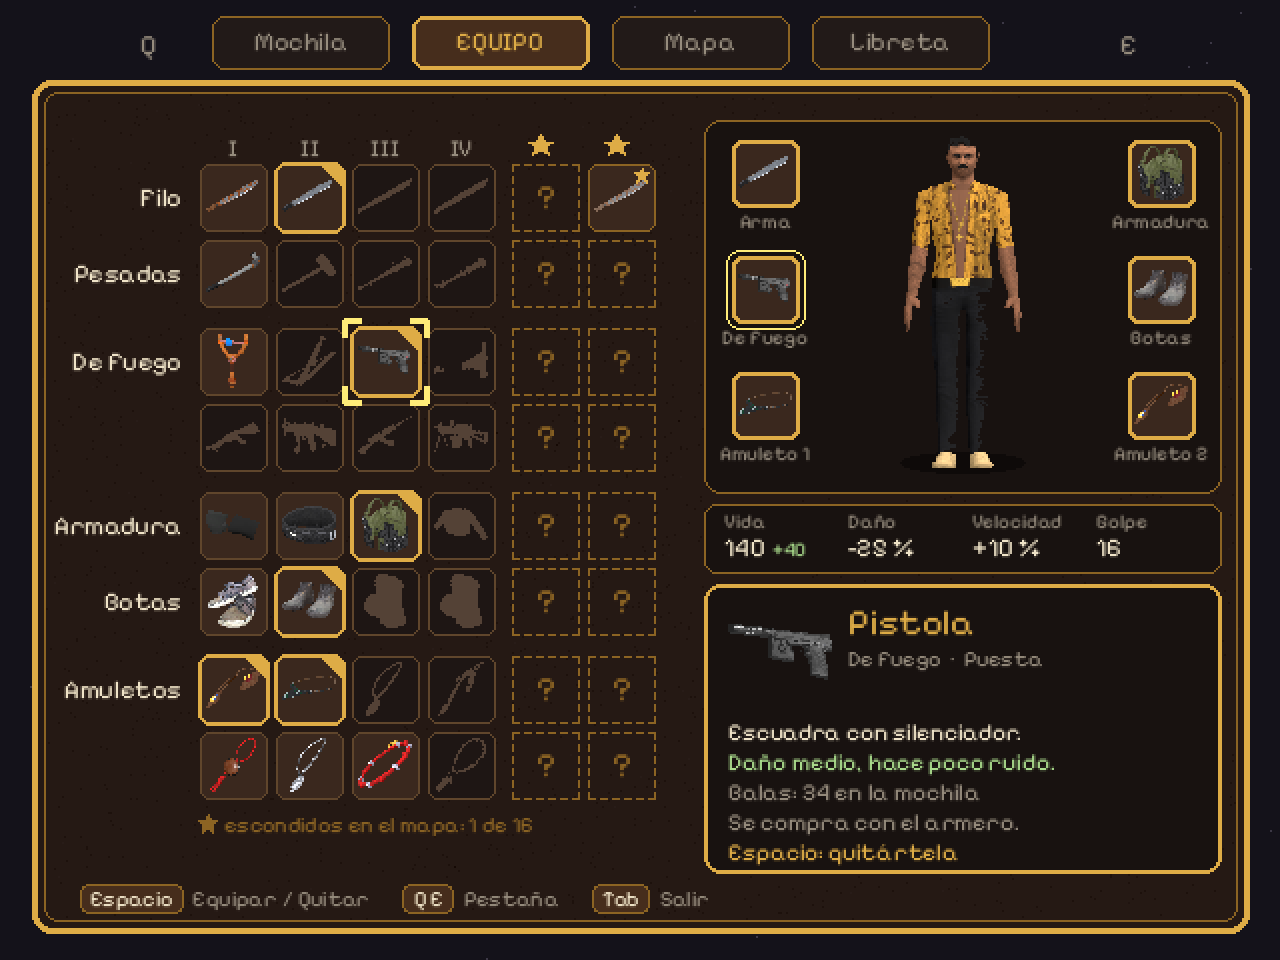

The Python source for this figure:
# Maqueta de la pantalla de Equipo, v3: armas de fuego, dos amuletos y dos escondidos por fila
# (640x480, luego x2 sin suavizar)
import sys, random, math
from PIL import Image, ImageDraw, ImageFont
R, SAL, UI = sys.argv[1], sys.argv[2], sys.argv[3]
W, H = 640, 480
ORO, ORO_OSC, CREMA, GRIS, VERDE = (222, 172, 70), (140, 100, 35), (240, 228, 200), (150, 140, 125), (170, 220, 140)
fuente = lambda t: ImageFont.truetype(R + "/fonts/PixelifySans.ttf", t)
RUTAS = {"la_tinaquera": UI + "/armas/la_tinaquera.png", "la_chicharra": UI + "/armas/la_chicharra.png",
         "la_matraca": UI + "/armas/la_matraca.png"}
for m in ["resortera", "ballesta", "pistola_mk23", "pistola_colt", "cuerno_de_chivo"]:
    RUTAS[m] = R + "/models/armas/%s/preview.png" % m

def ruta(i):
    return RUTAS.get(i, R + "/models/taller/%s/preview.png" % i)

def icono(i, lado, oscuro=False):
    im = Image.open(ruta(i)).convert("RGBA")
    px = im.load()
    fondo = px[2, 2][:3]
    for y in range(im.height):
        for x in range(im.width):
            r, g, b, a = px[x, y]
            if abs(r - fondo[0]) + abs(g - fondo[1]) + abs(b - fondo[2]) < 40:
                px[x, y] = (0, 0, 0, 0)
    im = im.crop(im.getbbox())
    if max(im.width, im.height) > 2.2 * min(im.width, im.height):
        im = im.rotate(40 if im.width > im.height else -40, resample=Image.NEAREST, expand=True)
        im = im.crop(im.getbbox())
    k = lado / max(im.width, im.height)
    im = im.resize((max(1, int(im.width * k)), max(1, int(im.height * k))), Image.NEAREST)
    if oscuro:
        a = im.split()[3]
        im = Image.new("RGBA", im.size, (84, 66, 54, 255))
        im.putalpha(a.point(lambda v: 255 if v > 60 else 0))
    return im

img = Image.new("RGB", (W, H), (20, 18, 26))
d = ImageDraw.Draw(img)
random.seed(3)
for i in range(120):
    d.point((random.randrange(W), random.randrange(H)), fill=(60, 56, 70))
panel = (16, 40, W - 16, H - 14)
cap = Image.new("RGBA", (W, H), (0, 0, 0, 0))
ImageDraw.Draw(cap).rounded_rectangle(panel, 10, fill=(38, 26, 20, 235))
img.paste(cap, (0, 0), cap)
d = ImageDraw.Draw(img)
for i in range(2500):
    x, y = random.randrange(panel[0] + 6, panel[2] - 6), random.randrange(panel[1] + 6, panel[3] - 6)
    img.putpixel((x, y), tuple(max(0, v - 8) for v in img.getpixel((x, y))))
d.rounded_rectangle(panel, 10, outline=ORO, width=3)
d.rounded_rectangle((panel[0] + 6, panel[1] + 6, panel[2] - 6, panel[3] - 6), 7, outline=ORO_OSC, width=1)

f = fuente(13)
d.text((70, 14), "Q", font=fuente(14), fill=GRIS)
d.text((W - 80, 14), "E", font=fuente(14), fill=GRIS)
for x, t in zip([150, 250, 350, 450], ["Mochila", "EQUIPO", "Mapa", "Libreta"]):
    activa = t == "EQUIPO"
    d.rounded_rectangle((x - 44, 8, x + 44, 34), 6, fill=(70, 45, 28) if activa else (34, 26, 24), outline=ORO if activa else ORO_OSC, width=2 if activa else 1)
    d.text((x - d.textlength(t, font=f) / 2, 13), t, font=f, fill=ORO if activa else GRIS)

def estrella(cx, cy, r, color):
    pts = []
    for k in range(10):
        a = -math.pi / 2 + k * math.pi / 5
        rr = r if k % 2 == 0 else r * 0.45
        pts.append((cx + math.cos(a) * rr, cy + math.sin(a) * rr))
    d.polygon(pts, fill=color)

# --- Rejilla. Cuerpo a cuerpo, armadura, botas y amuletos van por tier (I-IV); las de fuego se
# compran, de menos a mas. Las dos ultimas columnas (★) son lo escondido en el mapa
GRUPOS = [
    [("Filo", ["machete_oxidado", "machete_reforzado", "machete_canero", "macheton_84"]),
     ("Pesadas", ["tubo", "marro", "bate_clavos", "femur_cobalto"])],
    [("De fuego", ["resortera", "ballesta", "pistola_mk23", "pistola_colt"]),
     ("", ["la_tinaquera", "la_chicharra", "cuerno_de_chivo", "la_matraca"])],
    [("Armadura", ["coderas_rodilleras", "faja", "chaleco_llanta", "chamarra_machetes"]),
     ("Botas", ["tenis_tianguis", "botas_obra", "botas_casquillo", "botas_84"])],
    [("Amuletos", ["escapulario", "collar_obsidiana", "medalla_san_judas", "liston_virgen"]),
     ("", ["ojo_venado", "medalla_virgen", "pulsera_san_benito", "collar_santa_muerte"])],
]
TIENES = {"machete_oxidado", "machete_reforzado", "tubo", "resortera", "pistola_mk23", "coderas_rodilleras", "faja",
          "chaleco_llanta", "tenis_tianguis", "botas_obra", "escapulario", "ojo_venado", "collar_obsidiana",
          "medalla_virgen", "pulsera_san_benito"}
ENCONTRADO = {(0, 1)}   # (fila, columna escondida) ya encontrado: el Machete de la Llorona, inventado
PUESTO = {"machete_reforzado", "pistola_mk23", "chaleco_llanta", "botas_obra", "collar_obsidiana", "escapulario"}
CURSOR = "pistola_mk23"
S, G = 33, 5
x0, y0 = 100, 82
for c, t in enumerate(["I", "II", "III", "IV"]):
    d.text((x0 + c * (S + G) + S / 2 - d.textlength(t, font=fuente(12)) / 2, y0 - 16), t, font=fuente(12), fill=GRIS)
for c in (4, 5):
    estrella(x0 + c * (S + G) + S / 2 + 2, y0 - 9, 6, ORO)
pos = {}
y = y0
fila = 0
for g, grupo in enumerate(GRUPOS):
    for nombre, ids in grupo:
        if nombre:
            d.text((x0 - 9 - d.textlength(nombre, font=fuente(13)), y + 9), nombre, font=fuente(13), fill=CREMA)
        for c, i in enumerate(ids):
            x = x0 + c * (S + G)
            pos[i] = (x, y)
            tiene = i in TIENES
            d.rounded_rectangle((x, y, x + S, y + S), 5, fill=(58, 40, 30) if tiene else (30, 22, 20), outline=(96, 70, 44), width=1)
            ic = icono(i, S - 6, oscuro=not tiene)
            img.paste(ic, (x + (S - ic.width) // 2, y + (S - ic.height) // 2), ic)
            if i in PUESTO:
                d.rounded_rectangle((x - 1, y - 1, x + S + 1, y + S + 1), 6, outline=ORO, width=2)
                d.polygon([(x + S - 10, y + 1), (x + S - 1, y + 1), (x + S - 1, y + 10)], fill=ORO)
        for e in range(2):
            x = x0 + (4 + e) * (S + G) + 4
            if (fila, e) in ENCONTRADO:
                d.rounded_rectangle((x, y, x + S, y + S), 5, fill=(58, 40, 30), outline=ORO_OSC, width=1)
                ic = icono("machete_oxidado", S - 6)
                ic = Image.merge("RGBA", (*[c.point(lambda v: min(255, int(v * 0.6 + 60))) for c in ic.split()[:3]], ic.split()[3]))
                img.paste(ic, (x + (S - ic.width) // 2, y + (S - ic.height) // 2), ic)
                estrella(x + S - 6, y + 6, 4, ORO)
                continue
            for k in range(0, S, 6):
                d.line([(x + k, y), (x + min(k + 3, S), y)], fill=ORO_OSC)
                d.line([(x + k, y + S), (x + min(k + 3, S), y + S)], fill=ORO_OSC)
                d.line([(x, y + k), (x, y + min(k + 3, S))], fill=ORO_OSC)
                d.line([(x + S, y + k), (x + S, y + min(k + 3, S))], fill=ORO_OSC)
            d.text((x + S / 2 - d.textlength("?", font=fuente(17)) / 2, y + 6), "?", font=fuente(17), fill=ORO_OSC)
        y += S + G
        fila += 1
    y += 6
d = ImageDraw.Draw(img)
estrella(x0 + 4, y + 2, 5, ORO_OSC)
d.text((x0 + 12, y - 5), "escondidos en el mapa: 1 de 16", font=fuente(11), fill=ORO_OSC)

cx, cy = pos[CURSOR]
for (ax, ay, sx, sy) in [(cx - 4, cy - 4, 1, 1), (cx + S + 4, cy - 4, -1, 1), (cx - 4, cy + S + 4, 1, -1), (cx + S + 4, cy + S + 4, -1, -1)]:
    d.line([(ax, ay), (ax + 8 * sx, ay)], fill=(255, 236, 120), width=3)
    d.line([(ax, ay), (ax, ay + 8 * sy)], fill=(255, 236, 120), width=3)

# --- Derecha: el compa con sus seis puestos
caja = (352, 60, 610, 246)
d.rounded_rectangle(caja, 8, fill=(24, 18, 16), outline=ORO_OSC, width=1)
fig = Image.open(R + "/models/personajes/protagonistas/el_compa/preview.png").convert("RGBA").crop((60, 40, 200, 345))
px = fig.load()
fondo = px[2, 2][:3]
for yy in range(fig.height):
    for xx in range(fig.width):
        r_, g_, b_, a_ = px[xx, yy]
        if abs(r_ - fondo[0]) + abs(g_ - fondo[1]) + abs(b_ - fondo[2]) < 30:
            px[xx, yy] = (0, 0, 0, 0)
fig = fig.crop(fig.getbbox())
k = 166 / fig.height
fig = fig.resize((int(fig.width * k), 166), Image.NEAREST)
d.ellipse((450, 226, 512, 236), fill=(14, 10, 9))
img.paste(fig, (481 - fig.width // 2, 68), fig)
d = ImageDraw.Draw(img)
def puesto(x, y, t, i, cursor=False):
    global d
    d.rounded_rectangle((x, y, x + S, y + S), 5, fill=(58, 40, 30), outline=ORO, width=2)
    ic = icono(i, S - 6)
    img.paste(ic, (x + (S - ic.width) // 2, y + (S - ic.height) // 2), ic)
    d = ImageDraw.Draw(img)
    d.text((x + S / 2 - d.textlength(t, font=fuente(10)) / 2, y + S + 1), t, font=fuente(10), fill=GRIS)
    if cursor:
        d.rounded_rectangle((x - 3, y - 3, x + S + 3, y + S + 3), 7, outline=(255, 236, 120), width=1)
for k_, (t, i, c) in enumerate([("Arma", "machete_reforzado", False), ("De fuego", "pistola_mk23", True), ("Amuleto 1", "collar_obsidiana", False)]):
    puesto(366, 70 + k_ * 58, t, i, c)
for k_, (t, i) in enumerate([("Armadura", "chaleco_llanta"), ("Botas", "botas_obra"), ("Amuleto 2", "escapulario")]):
    puesto(564, 70 + k_ * 58, t, i)

# numeros
d.rounded_rectangle((352, 252, 610, 286), 6, fill=(24, 18, 16), outline=ORO_OSC, width=1)
x = 362
for t, v, extra in [("Vida", "140", "+40"), ("Daño", "-25 %", ""), ("Velocidad", "+10 %", ""), ("Golpe", "16", "")]:
    d.text((x, 254), t, font=fuente(10), fill=GRIS)
    d.text((x, 266), v, font=fuente(13), fill=CREMA)
    if extra:
        d.text((x + d.textlength(v, font=fuente(13)) + 3, 268), extra, font=fuente(10), fill=VERDE)
    x += 62

# --- Lo que esta bajo el cursor
info = (352, 292, 610, H - 44)
d.rounded_rectangle(info, 8, fill=(24, 18, 16), outline=ORO, width=2)
ic = icono("pistola_mk23", 52)
img.paste(ic, (364, 300 + (52 - ic.height) // 2), ic)
d = ImageDraw.Draw(img)
d.text((424, 300), "Pistola", font=fuente(18), fill=ORO)
d.text((424, 322), "De fuego  ·  Puesta", font=fuente(11), fill=GRIS)
lineas = [("Escuadra con silenciador.", CREMA), ("Daño medio, hace poco ruido.", VERDE),
          ("Balas: 34 en la mochila", GRIS), ("Se compra con el armero.", GRIS),
          ("Espacio: quitártela", ORO)]
for k_, (t, c) in enumerate(lineas):
    d.text((364, 358 + k_ * 15), t, font=fuente(12), fill=c)

x = 40
for b, t in [("Espacio", "Equipar / Quitar"), ("Q E", "Pestaña"), ("Tab", "Salir")]:
    bw = d.textlength(b, font=fuente(11)) + 10
    d.rounded_rectangle((x, H - 38, x + bw, H - 24), 4, fill=(70, 45, 28), outline=ORO_OSC)
    d.text((x + 5, H - 38), b, font=fuente(11), fill=CREMA)
    d.text((x + bw + 5, H - 38), t, font=fuente(11), fill=GRIS)
    x += bw + d.textlength(t, font=fuente(11)) + 22
img.resize((W * 2, H * 2), Image.NEAREST).save(SAL)
